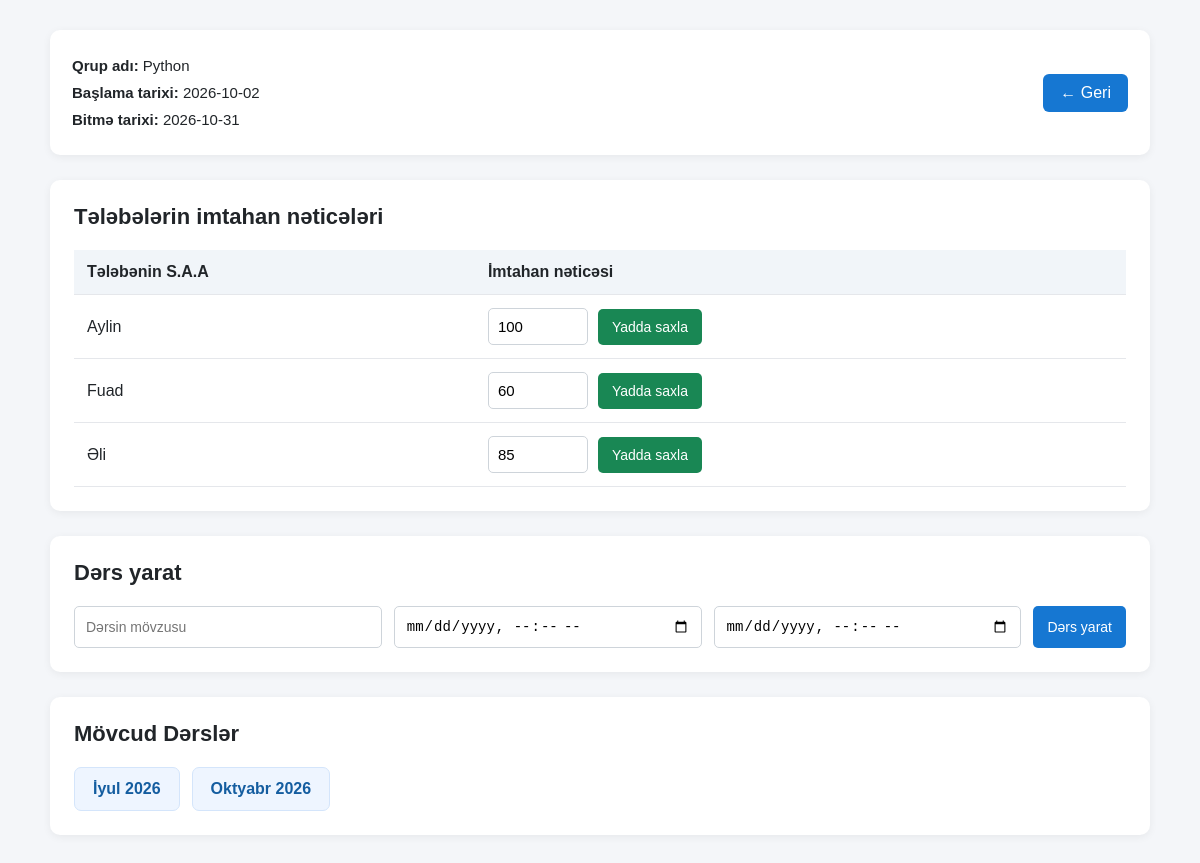
/dash/groups/1/ (signed in), run on the app's committed database.
### admindashboard/models.py (models this page shows, shortened)
class courses(models.Model):
    name = models.CharField(max_length=100)
    teacher = models.ForeignKey(
        Teacher,
        on_delete=models.CASCADE,
        related_name="courses"
    )
    start_date = models.DateField(
        null=True,
        blank=True
    )
    end_date = models.DateField(
        null=True,
        blank=True
    )
    class Meta:
        verbose_name = "Course"
        verbose_name_plural = "Courses"

class Student(models.Model):
    name = models.CharField(max_length=100)
    course = models.ForeignKey(
        courses,
        on_delete=models.CASCADE,
        related_name="students"
    )
    exam_score = models.IntegerField(
        default=0
    )
    left_group_date = models.DateField(
        null=True,
        blank=True
    )

### admindashboard/views.py (the view, shortened to what this page needs)
# urls.py: path("groups/<int:course_id>/", views.group_detail, name="group_detail"),
def group_detail(request, course_id):
    teacher_id = request.session.get("teacher_id")
    if not teacher_id:
        return redirect("orientlogin")
    teacher = get_object_or_404(
        Teacher,
        id=teacher_id
    )
    course = get_object_or_404(
        courses,
        id=course_id,
        teacher=teacher
    )
    lesson_error = None
    score_error = None
    students = Student.objects.filter(
        course=course
    ).order_by("name")
    lessons = Lesson.objects.filter(
        course=course
    ).order_by("start_date")
    context = {
        "teacher": teacher,
        "course": course,
        "students": students,
        "lessons": lessons,
        "lesson_error": lesson_error,
        "score_error": score_error,
    }
    return render(request, "group_detail.html", context)

### templates/group_detail.html (shortened to what this page needs)
<!DOCTYPE html>
<html lang="az">
<head>
</head>
<body>
<div class="container">
    <div class="top">
        <div class="group-info">
            <strong>Qrup adı:</strong> {{ course.name }}
            <br>
            <strong>Başlama tarixi:</strong>
            {% if course.start_date %}
                {{ course.start_date|date:"Y-m-d" }}
            {% else %}
                Təyin edilməyib
            {% endif %}
            <br>
            <strong>Bitmə tarixi:</strong>
            {% if course.end_date %}
                {{ course.end_date|date:"Y-m-d" }}
            {% else %}
                Təyin edilməyib
            {% endif %}
        </div>
        <a href="{% url 'groups' %}" class="btn-geri">
            ← Geri
        </a>
    </div>
    <div class="section">
        <h2>Tələbələrin imtahan nəticələri</h2>
        <table>
            <thead>
                <tr>
                    <th>Tələbənin S.A.A</th>
                    <th>İmtahan nəticəsi</th>
                </tr>
            </thead>
            <tbody>
                {% for student in students %}
                <tr>
                    <td>{{ student.name }}</td>
                    <td>
                        <form method="POST" class="score-form">
                            <input
                                type="number"
                                name="exam_score"
                                class="score-input"
                                value="{{ student.exam_score }}"
                                min="0"
                                max="100"
                                required
                                aria-label="{{ student.name }} üçün imtahan balı"
                            >
                            <button
                                type="submit"
                                name="save_score"
                                value="1"
                                class="save-score"
                            >
                                Yadda saxla
                            </button>
                        </form>
                    </td>
                </tr>
                {% empty %}
                <tr>
                    <td colspan="2">
                        Bu qrupda tələbə yoxdur.
                    </td>
                </tr>
                {% endfor %}
            </tbody>
        </table>
    </div>
    <div class="section">
        <h2>Dərs yarat</h2>
        <form method="POST" class="lesson-create">
            <input
                type="text"
                name="topic"
                placeholder="Dərsin mövzusu"
                required
            >
            <input
                type="datetime-local"
                name="start_date"
                aria-label="Başlama vaxtı"
                required
            >
            <input
                type="datetime-local"
                name="end_date"
                aria-label="Bitmə vaxtı"
                required
            >
            <button type="submit" class="create-btn">
                Dərs yarat
            </button>
        </form>
    </div>
    <div class="section">
        <h2>Mövcud Dərslər</h2>
        <div class="month-list">
            {% regroup lessons by start_date.year as years %}
            {% for year_group in years %}
                {% regroup year_group.list by start_date.month as months %}
                {% for month_group in months %}
                    <div class="month">
                        <a href="{% url 'month_lessons' course.id year_group.grouper month_group.grouper %}">
                            {% if month_group.grouper == 1 %}Yanvar
                            {% elif month_group.grouper == 2 %}Fevral
                            {% elif month_group.grouper == 3 %}Mart
                            {% elif month_group.grouper == 4 %}Aprel
                            {% elif month_group.grouper == 5 %}May
                            {% elif month_group.grouper == 6 %}İyun
                            {% elif month_group.grouper == 7 %}İyul
                            {% elif month_group.grouper == 8 %}Avqust
                            {% elif month_group.grouper == 9 %}Sentyabr
                            {% elif month_group.grouper == 10 %}Oktyabr
                            {% elif month_group.grouper == 11 %}Noyabr
                            {% elif month_group.grouper == 12 %}Dekabr
                            {% endif %}
                            {{ year_group.grouper }}
                        </a>
                    </div>
                {% endfor %}
            {% empty %}
                <div class="empty-message">
                    Hələ heç bir dərs yaradılmayıb.
                </div>
            {% endfor %}
        </div>
    </div>
</div>
</body>
</html>

### templates/group_detail.html (style rules this page uses)
* { box-sizing: border-box; }
body { margin: 0; padding: 30px; font-family: Arial, sans-serif; background-color: #f4f6f9; color: #212529; }
.container { max-width: 1100px; margin: 0 auto; }
.top { display: flex; justify-content: space-between; align-items: center; flex-wrap: wrap; gap: 15px; background: white; padding: 22px; border-radius: 10px; margin-bottom: 25px; box-shadow: 0 2px 8px rgba(0, 0, 0, 0.06); }
.group-info { line-height: 1.8; font-size: 15px; }
.btn-geri { display: inline-block; text-decoration: none; background: #1677d2; color: white; padding: 10px 17px; border-radius: 6px; }
.section { background: white; padding: 24px; margin-bottom: 25px; border-radius: 10px; box-shadow: 0 2px 8px rgba(0, 0, 0, 0.06); }
h2 { font-size: 22px; margin: 0 0 20px; }
table { width: 100%; border-collapse: collapse; }
th, td { padding: 13px; text-align: left; border-bottom: 1px solid #e5e7eb; }
th { background: #f1f5f9; }
.score-form { display: flex; align-items: center; flex-wrap: wrap; gap: 10px; }
.score-input { width: 100px; padding: 9px; border: 1px solid #ced4da; border-radius: 5px; font-size: 15px; }
button { border: none; cursor: pointer; border-radius: 5px; padding: 10px 14px; font-size: 14px; }
.save-score { background: #198754; color: white; }
.lesson-create { display: grid; grid-template-columns: 1fr 1fr 1fr auto; gap: 12px; }
.lesson-create input { min-width: 0; width: 100%; padding: 11px; border: 1px solid #ced4da; border-radius: 5px; font-size: 14px; }
.create-btn { background: #1677d2; color: white; }
.month-list { display: flex; flex-wrap: wrap; gap: 12px; }
.month { background: #eef5ff; border: 1px solid #d4e5fb; padding: 12px 18px; border-radius: 7px; }
.month a { color: #145da0; text-decoration: none; font-weight: bold; }

### data on the page
courses: name "Python", start_date "2026-10-02", end_date "2026-10-31"
Student: name "Aylin", exam_score "100"
Student: name "Fuad", exam_score "60"
Student: name "Əli", exam_score "85"

### other printed values
{{ year_group.grouper }} "2026" "2026"
